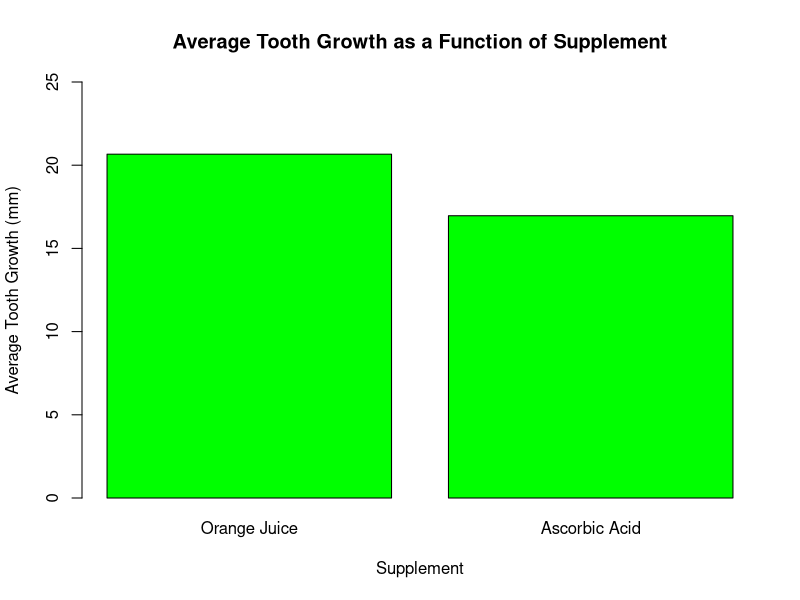
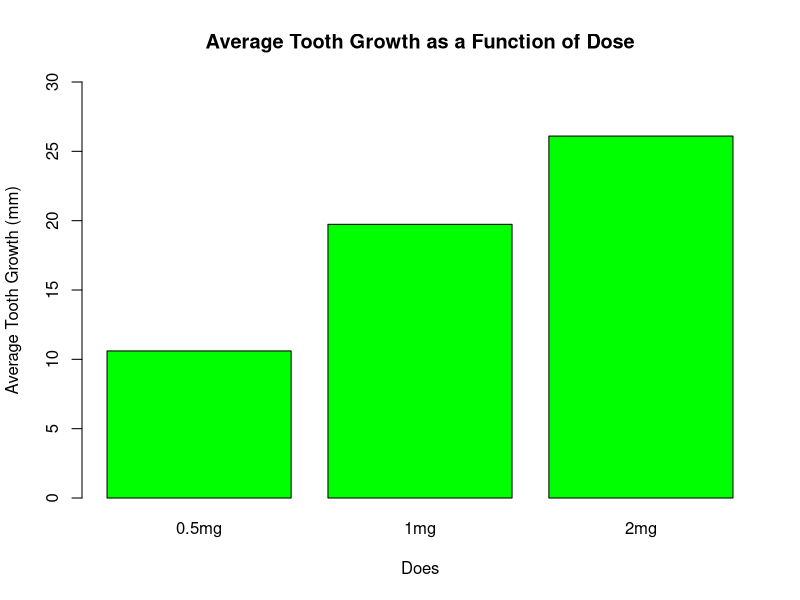
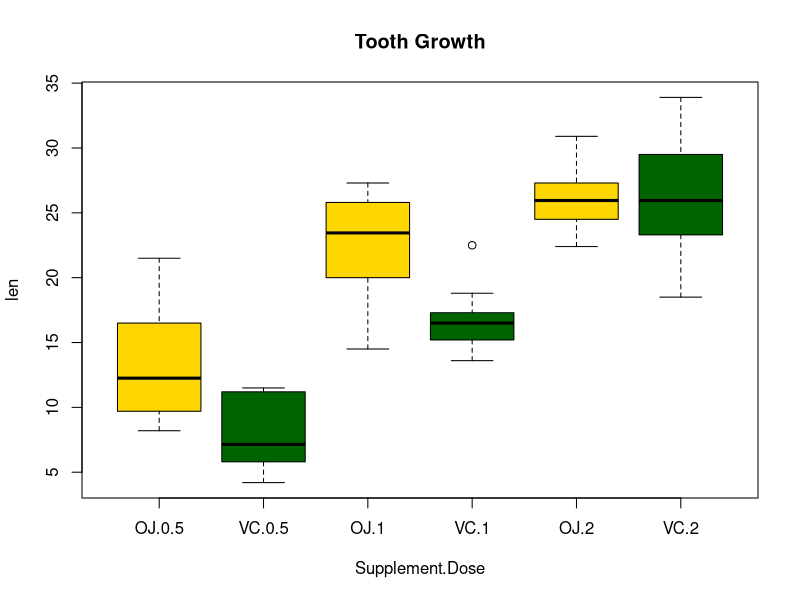

The R source for these figures, in order:
## ---- chunk 1
library(datasets)
library(dplyr)
library(ggplot2)
data(ToothGrowth)
tdata <- ToothGrowth
tdata$dose <- as.factor(ToothGrowth$dose)
## ---- chunk 2
tdata %>% 
  group_by(supp) %>%
  summarize(obs = n(), min = min(len),max = max(len), average = mean(len))
## ---- chunk 3
supp.data <- tdata %>% 
  group_by(supp) %>% 
  summarize(avg = mean(len)) 

# barplot  
barplot(supp.data$avg, xlab="Supplement", ylim = c(0, 25), col = "green", main = "Average Tooth Growth as a Function of Supplement",
        ylab="Average Tooth Growth (mm)", names.arg=c("Orange Juice", "Ascorbic Acid"))
## ---- chunk 4
tdata %>% 
  group_by(dose) %>%
  summarize(obs = n(), min = min(len),max = max(len), average = mean(len))
## ---- chunk 5
dose.data <- tdata %>% 
  group_by(dose) %>% 
  summarize(avg = mean(len))

# barplot  
barplot(dose.data$avg, xlab="Does", ylim = c(0, 30), col = "green", main = "Average Tooth Growth as a Function of Dose",
        ylab="Average Tooth Growth (mm)", names.arg=c("0.5mg", "1mg", "2mg"))
## ---- chunk 6
tdata %>% 
  group_by(supp,dose) %>%
  summarize(obs = n(), min = min(len),max = max(len), average = mean(len))
## ---- chunk 7
boxplot(len~supp*dose, data=tdata, notch=FALSE, 
        col=(c("gold","darkgreen")),
        main="Tooth Growth", xlab="Supplement.Dose")
